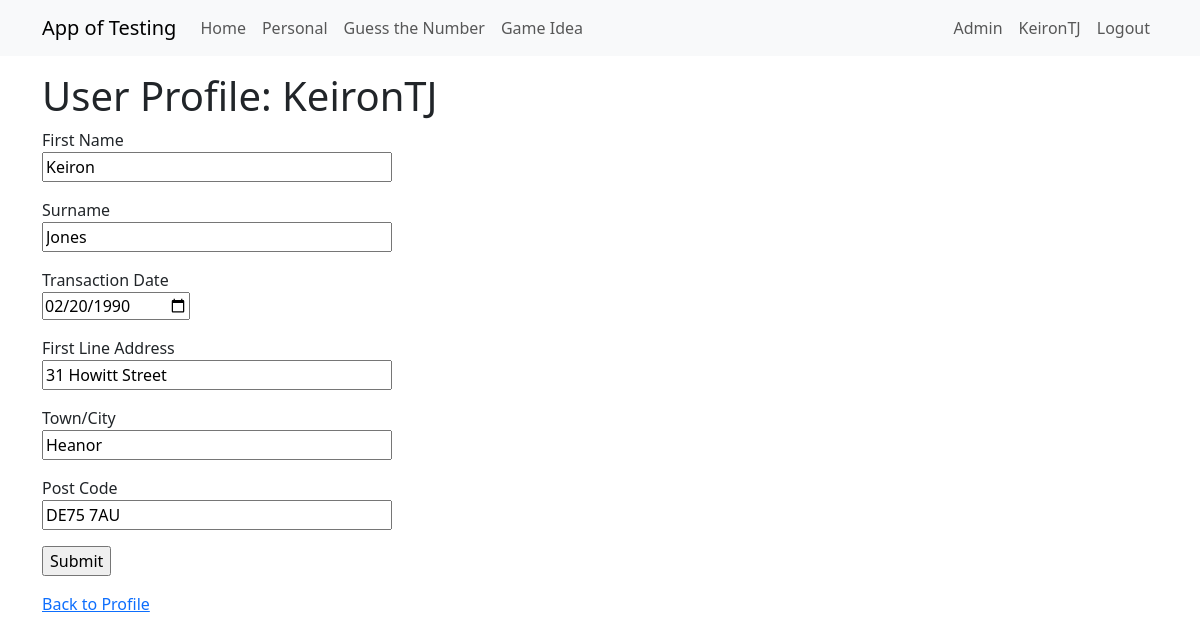
/edit_profile/1 (signed in), run on an earlier commit of the app's database.
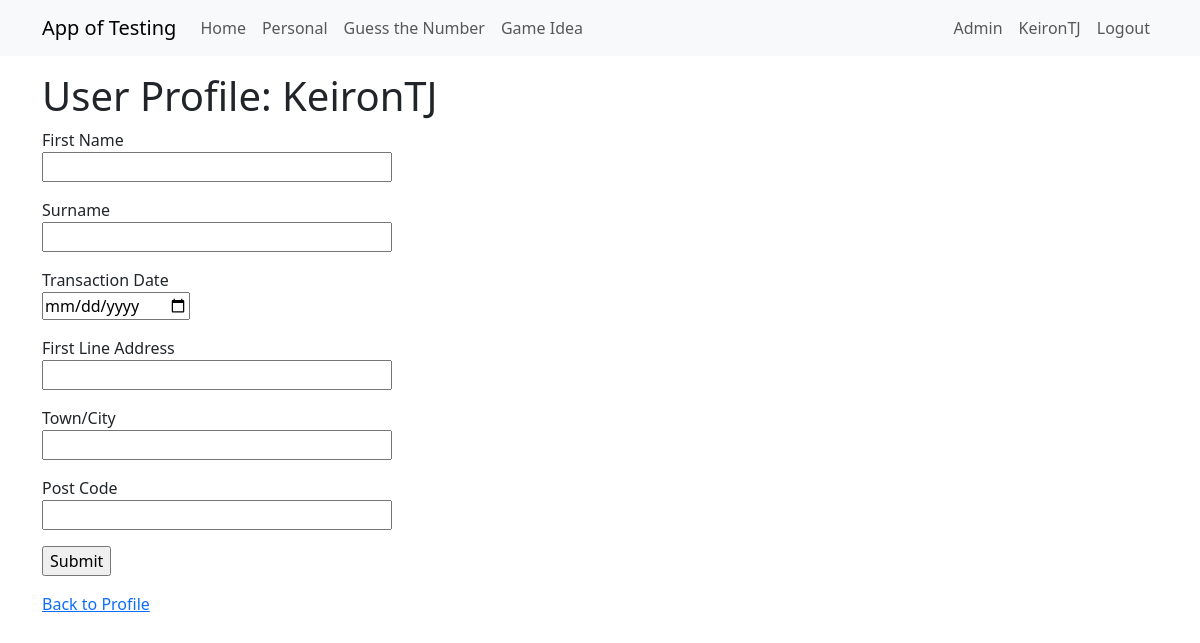
And on a later commit of the database.
### app/models.py (models this page shows, shortened)
class User(UserMixin, db.Model):
    id = db.Column(Integer, primary_key=True)
    username = db.Column(String(64), index=True, unique=True)
    firstname = db.Column(String(64), nullable=True)
    surname = db.Column(String(64), nullable=True)
    dob = db.Column(DateTime, nullable=True)
    firstlineaddress = db.Column(String(64), nullable=True)
    city = db.Column(String(64), nullable=True)
    postcode = db.Column(String(64), nullable=True)
    email = db.Column(String(120), index=True, unique=True)
    password_hash = db.Column(String(256))
    role=so.relationship("Role", secondary="user_roles")
    active = db.Column(db.Boolean(), default=True)
    testgame = so.relationship("TestGame", back_populates="user")
    def is_admin(self):
        return 'admin' in [role.name for role in self.role]

### app/main/routes.py (the view, shortened to what this page needs)
@bp.route('/edit_profile/<user_id>', methods=['GET', 'POST'])
@login_required
def edit_profile(user_id):
    user = User.query.filter_by(id=user_id).first_or_404()
    if not current_user.is_admin() and current_user.id != user.id:
        return redirect(url_for('admin.not_admin'))
    profileform = ProfileForm()
    if request.method == "GET":
        profileform.firstname.data = user.firstname
        profileform.surname.data = user.surname
        profileform.dob.data = user.dob
        profileform.firstlineaddress.data = user.firstlineaddress
        profileform.city.data = user.city
        profileform.postcode.data = user.postcode
    return render_template("edit_profile.html", title='Edit Profile', user=user, profileform=profileform)

### app/main/forms.py
class ProfileForm(FlaskForm):
    firstname = StringField('First Name')
    surname = StringField('Surname')
    dob = DateField('Transaction Date')
    firstlineaddress = StringField('First Line Address')
    city = StringField('Town/City')
    postcode = StringField('Post Code')
    submit = SubmitField()

### app/models.py (called while the page is built)
@login.user_loader
def load_user(id):
    return db.session.get(User, int(id))

### app/templates/edit_profile.html (shortened to what this page needs)
{% extends "base.html" %}
{% block content %}
<h1> User Profile: {{ user.username }} </h1>
<form action="" method="post">
    <p>
        {{ profileform.firstname.label }}<br>
        {{ profileform.firstname(size=32) }}<br>
    </p>
    <p>
        {{ profileform.surname.label }}<br>
        {{ profileform.surname(size=32) }}<br>
    </p>
    <p>
        {{ profileform.dob.label }}<br>
        {{ profileform.dob(size=32) }}<br>
    </p>
    <p>
        {{ profileform.firstlineaddress.label }}<br>
        {{ profileform.firstlineaddress(size=32) }}<br>
    </p>
    <p>
        {{ profileform.city.label }}<br>
        {{ profileform.city(size=32) }}<br>
    </p>
    <p>
        {{ profileform.postcode.label }}<br>
        {{ profileform.postcode(size=32) }}<br>
    </p>
    <p>{{ profileform.submit() }}</p>
</form>
<p>
    <a href="{{ url_for('main.view_profile', user_id=user.id) }}" class="">Back to Profile</a>
</p>
{% endblock %}

### app/templates/base.html (shortened to what this page needs)
<!doctype html>
<html lang="en">
  <head>
    <link
        href="https://cdn.jsdelivr.net/npm/bootstrap@5.3.2/dist/css/bootstrap.min.css"
        rel="stylesheet"
>
    <link rel="stylesheet" href="{{ url_for('static', filename='style.css') }}">
  </head>
  <body>
    <nav class="navbar navbar-expand-lg bg-body-tertiary">
      <div class="container">
        <a class="navbar-brand" href="{{ url_for('main.index') }}">App of Testing</a>
        <div class="collapse navbar-collapse" id="navbarSupportedContent">
          <ul class="navbar-nav me-auto mb-2 mb-lg-0">
            <li class="nav-item">
              <a class="nav-link" aria-current="page" href="{{ url_for('main.index') }}">Home</a>
            </li>
            <li class="nav-item">
              <a class="nav-link" aria-current="page" href="{{ url_for('financeapp.pfhome') }}">Personal</a>
            </li>
            <li class="nav-item">
              <a class="nav-link" aria-current="page" href="{{ url_for('gtn.guessthenumberhome') }}">Guess the Number</a>
            </li>
            <li class="nav-item">
              <a class="nav-link" aria-current="page" href="{{ url_for('testgame.tg_startmenu') }}">Game Idea</a>
            </li>
          </ul>
          <ul class="navbar-nav mb-2 mb-lg-0">
            {% if current_user.is_anonymous %}
              <li class="nav-item">
                <a class="nav-link" aria-current="page" href="{{ url_for('auth.login') }}">Login</a>
              </li>
            {% else %}
              {% if current_user.is_admin() %}
                <li class="nav-item">
                  <a class="nav-link" aria-current="page" href="{{ url_for('admin.admin_home') }}">Admin</a>
                </li>
              {% endif %}
              <li class="nav-item">
                <a class="nav-link" aria-current="page" href="{{ url_for('main.view_profile', user_id=current_user.id) }}">{{ current_user.username }}</a>
              </li>
              <li class="nav-item">
                <a class="nav-link" aria-current="page" href="{{ url_for('auth.logout') }}">Logout</a>
              </li>
            {% endif %}
          </ul>
        </div>
      </div>
    </nav>
    <div class="container mt-3">
      {% block content %}{% endblock %}
    </div>
  </body>
</html>

What changed in the data, as far as the page shows it:
changed User "KeironTJ": firstname "Keiron" → (not shown); surname "Jones" → (not shown); dob "02/20/1990" → (not shown); firstlineaddress "31 Howitt Street" → (not shown); city "Heanor" → (not shown); postcode "DE75 7AU" → (not shown)
